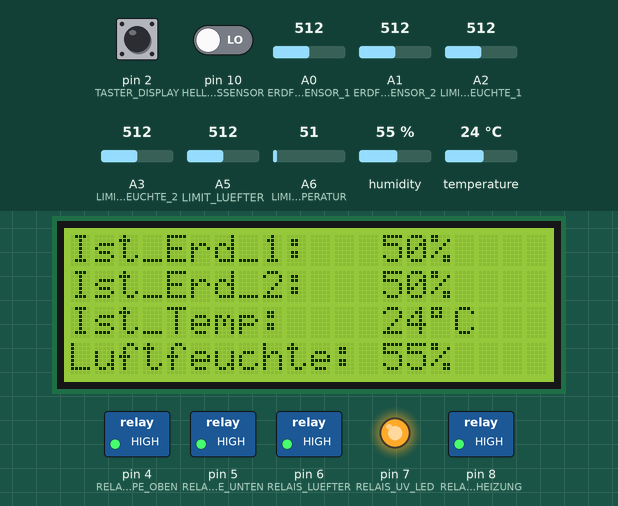
Bench run of a sketch on a simulated Arduino Nano, built with avr-gcc and run on an emulated ATmega328P. Parts: 20×4 character LCD, switched loads named in the sketch (green lamp = pin HIGH), output pins drawn as LEDs (lit = HIGH). The test bench sets the inputs (shaded band); at power-on: pin 2 (TASTER_DISPLAY) HIGH, A5 (LIMIT_LUEFTER) = 512, temperature 24 °C, pin 10 (HELLIGKEITSSENSOR) LOW, A0 (ERDFEUCHTESENSOR_1) = 512, A1 (ERDFEUCHTESENSOR_2) = 512, A2 (LIMIT_ERDFEUCHTE_1) = 512, A3 (LIMIT_ERDFEUCHTE_2) = 512, A6 (LIMIT_TEMPERATUR) = 51, humidity 55 %.

Above: at 2.7 s.
2.8 s: pin 2 (TASTER_DISPLAY) pulled LOW for 0.15 s
At 3.3 s:
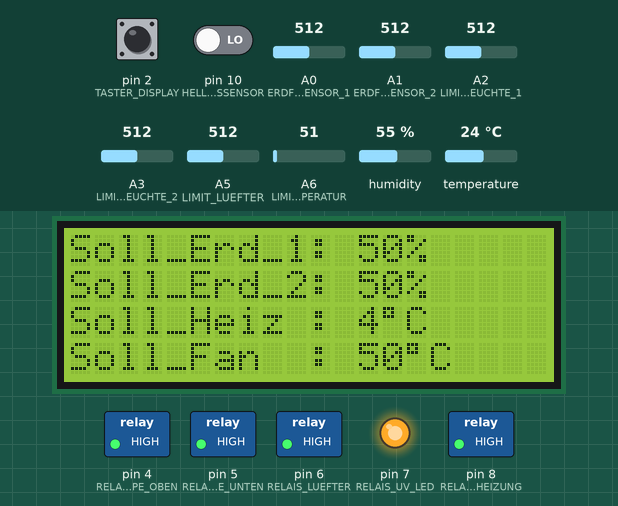
4.4 s: A5 (LIMIT_LUEFTER) set to 262
At 6.0 s:
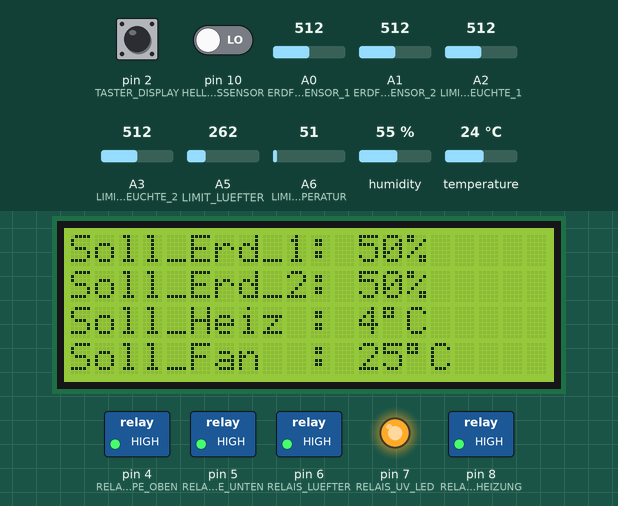
6.3 s: A5 (LIMIT_LUEFTER) set to 237
At 10.4 s:
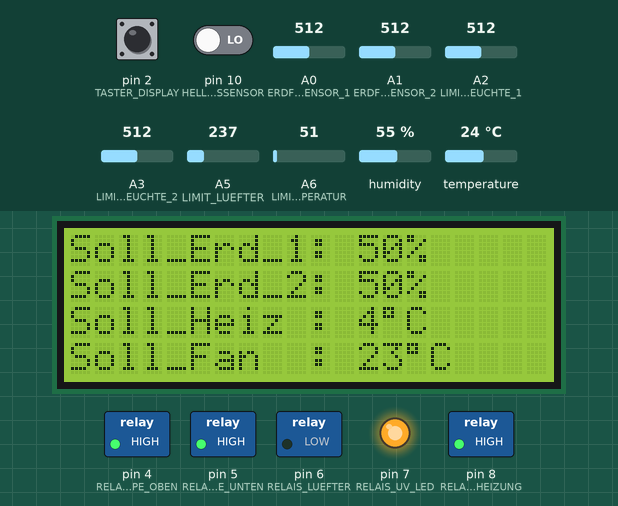
11.5 s: temperature set to 23.2 °C
At 15.4 s:
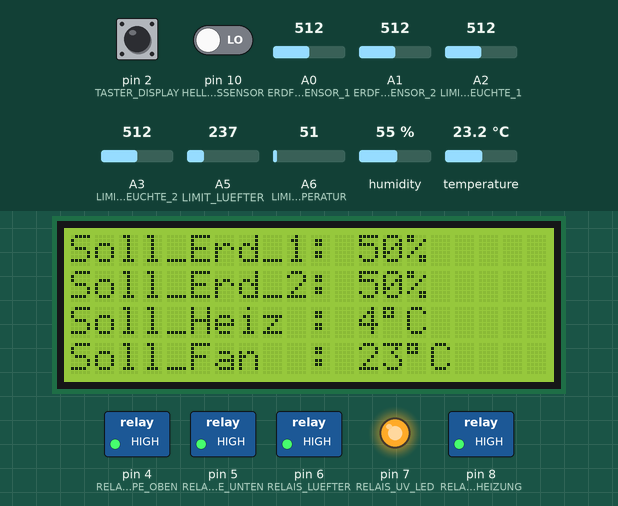
16.5 s: pin 10 (HELLIGKEITSSENSOR) driven HIGH
At 20.4 s:
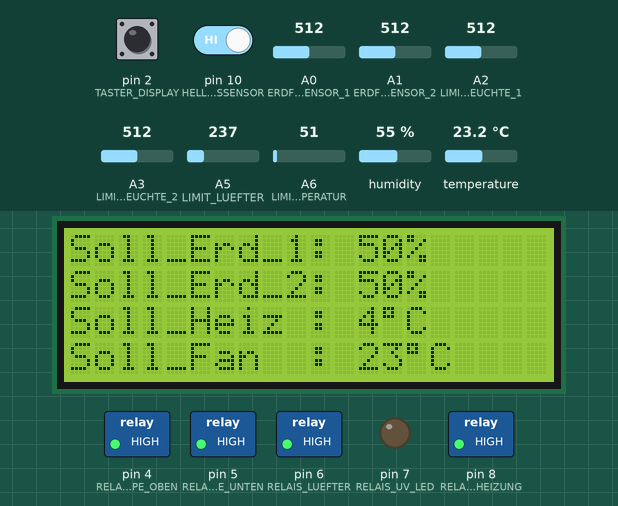
21.5 s: A5 (LIMIT_LUEFTER) set to 30
At 25.4 s:
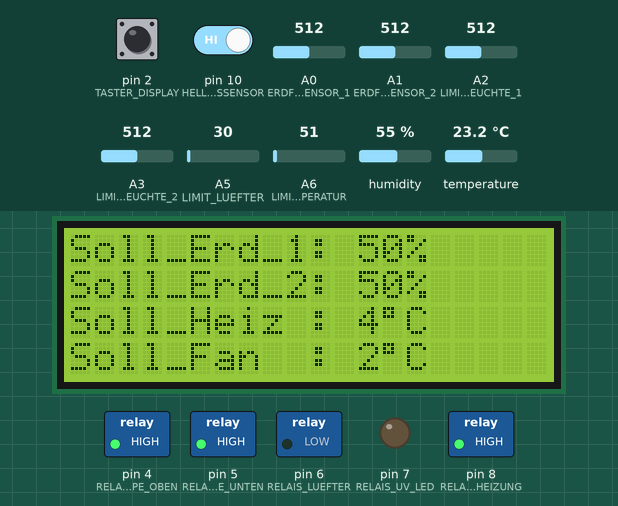
Timing chart, 0 to 26.9 s (numbered marks = the images above; inputs shaded):
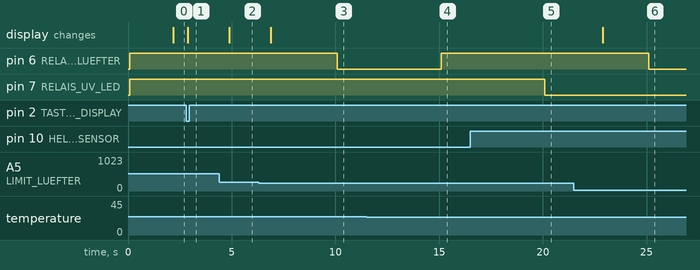

The sketch:

abschlussprojekt.ino
```cpp
////////////////////////////////////////////////////////////////////////////////////////////////
// Datum: 04.11.2019
// Autor: Stephanie Nawroth, Torsten Graf, Fabian Roth
//
// Thema: vollautomatisches Gewächshaus
//
// Arduino IDE 1.8.9
// DHT Sensor Library 1.3.7 + https://github.com/adafruit/Adafruit_Sensor
//
// Liquid Crystal I2C https://github.com/fdebrabander/Arduino-LiquidCrystal-I2C-library
// mkdir ~/Arduino/libraries/LiquidCrystal_I2C_master
//
//////////////////////////////////////////////////////////////////////////////////////////////7

#include "makros.h"
#include "tuer_zu.h"
#include "pumpe_1.h"
#include "pumpe_2.h"
#include "update_limits.h"
#include "update_lcd.h"
#include "update_messwerte.h"

//-------------------------------------------------------
//--- Variablen
//-------------------------------------------------------

unsigned long t0_temperaturmessung;                                                               //  Rechenzeit Temperaturmessung
unsigned long dt_temperaturmessung_ms = 2000;                                                     //  Ablaufzeit Temperaturmessung in ms

unsigned long t0_display;                                                                         //
unsigned long dt_display_ms = 2000;                                                               //  Ablaufzeit Displayaktualisierung in ms

unsigned long t0_erdfeuchtemessung;                                                               //
unsigned long dt_erdfeuchtemessung_ms = 5000;                                                     //  Ablaufzeit Erdfeuchtemessung

unsigned long t0_heizung;                                                                         //
unsigned long dt_heizung_ms = 5000;                                                               //

unsigned long t0_luefter;                                                                         //
unsigned long dt_luefter_ms = 5000;                                                               //

unsigned long t0_helligkeit;                                                                      //
unsigned long dt_helligkeit_ms = 5000;                                                            //

//  für Einlesen der Sensoren
int hum_erde_1_adc;
int hum_erde_2_adc;
int hum_luft;
int temp_luft_C;

//  für Schwellen aus Potis
int limit_feuchte_1_adc;
int limit_feuchte_2_adc;
int limit_temp_adc;
int limit_temp_C;
int limit_luefter_adc;
int limit_luefter_C;

// für Tasterzustand auslesen
int voriger_taster;
int aktueller_taster = HIGH;

// für Displayumschaltung
int displ_nr = 0;

//------------------------------------------------------
//--- Setup des Programms, wird nur einmal ausgeführt
//------------------------------------------------------
void setup() {

  lcd.begin();                                                                                  //  LCD Initialisierung
  lcd.setCursor(0, 0);                                                                          //  Setze Cursor auf Position
  lcd.print("+++ STARTING...  +++");                                                            //  Ausgabe aufs LCD

  update_messwerte();                                                                           //  Messwerte einlesen
  update_limits();                                                                              //  Schwellen von den Potis auslesen

  // Temperatursensor
  dht.begin();                                                                                  //  Initialisierung DHT-Sensors

  // Taster
  pinMode(TASTER_DISPLAY, INPUT_PULLUP);                                                        //  Taster als Eingang, interner Pullup (36k) ein

  // REED-Kontakt
  pinMode(REEDKONTAKT, INPUT_PULLUP);                                                           //  REED-Kontakt als Eingang, interner Pullup (36k) ein
  //digitalWrite(REEDKONTAKT, HIGH );                                                             //  Pull-up ein (36k)

  // Helligkeitssensor
  pinMode(HELLIGKEITSSENSOR, INPUT);                                                            //  Helligkeitssensor als Eingang

  // Pumpen
  pinMode(RELAIS_PUMPE_UNTEN, OUTPUT);                                                          //  Relais als Ausgang
  digitalWrite(RELAIS_PUMPE_UNTEN, HIGH );                                                      //  HIGH = Relais AUS
  pinMode(RELAIS_PUMPE_OBEN, OUTPUT);                                                           //  Relais Ausgang
  digitalWrite(RELAIS_PUMPE_OBEN, HIGH );                                                       //  HIGH = Relais AUS

  // Lüfter
  pinMode(RELAIS_LUEFTER, OUTPUT);                                                              //  Relais als Ausgang
  digitalWrite(RELAIS_LUEFTER, HIGH );                                                          //  HIGH = Relais AUS

  // Relais Heizung
  pinMode(RELAIS_HEIZUNG, OUTPUT);                                                              //  Relais als Ausgang
  digitalWrite(RELAIS_HEIZUNG, HIGH );                                                          //  HIGH = Relais AUS

  // Relais LEDs
  pinMode(RELAIS_UV_LED, OUTPUT);                                                               //  Relais als Ausgang
  digitalWrite(RELAIS_UV_LED, HIGH);                                                            //  HIGH = Relais AUS


  // Zeiten setzen
  t0_heizung = millis();                                                                        //  Startzeit Timer Heizung
  t0_luefter = millis();                                                                        //  Startzeit Timer Lüfter
  t0_display = millis();                                                                        //  Startzeit Timer Display
  t0_helligkeit = millis();                                                                     //  Startzeit Timer Helligkeit
  t0_temperaturmessung = millis();                                                              //  Startzeit Timer Temp-Messung
  t0_erdfeuchtemessung = millis();                                                              //  Startzeit Timer Erdfeuchtemessung

  displ_nr = 0;                                                                                 //  Startwert Displaynummer
  //zustand_1 = zustand_warten_zu_trocken;                                                        //  Startzustand Übergangsautomat 1 setzen
  //zustand_2 = zustand_warten_zu_trocken;                                                        //  Startzustand Übergangsautomat 2 setzen

  lcd.setCursor(0, 1); // Spalte, Zeile                                                         //  Setze Cursor auf Position
  lcd.print("+++ ...COMPLETE! +++");                                                            //  Ausgabe aufs LCD


}


//-------------------------------------------------------
//--- Schleife des Programms
//-------------------------------------------------------

void loop() {

  update_limits();                                                                            //  Werte der Potis am ADC einlesen

  /********************************( Änderung am Taster )*****************************************************/
  aktueller_taster = digitalRead(TASTER_DISPLAY);                                             //  Variable
  if (( voriger_taster == HIGH ) and ( aktueller_taster == LOW)) {                            //  wurde der Tasterstatus geändert
    t0_display = millis() - dt_display_ms;                                                    //  Wenn Taster gedrückt, gleich die Displayausgabe aktualisieren
    displ_nr++;                                                                               //  Displaynummer eins hochzählen

    if ( displ_nr > 1 ) {                                                                     //  Wenn Displaynummer größer Eins...
      displ_nr = 0;                                                                           //  ... die Displaynummer Null setzen
    }

  }
  voriger_taster = aktueller_taster;

  /********************************( Display Ausgabe )*****************************************************/
  if ( ( millis() - t0_display ) > dt_display_ms ) {                                          //  wenn Displayablaufzeit vergangen, dann...
    t0_display = millis();                                                                    //  neuer Wert Displayzeit
    update_lcd(                                                                               //  Displaywerte aktualisieren
       displ_nr,                                                                              //  Variablen, die übergeben werden, hier angeben/eintragen
       temp_luft_C,
       hum_luft,
       hum_erde_1_adc,
       hum_erde_2_adc,
       limit_feuchte_1_adc,
       limit_feuchte_2_adc,
       limit_temp_adc,
       limit_luefter_adc
       );
  }

  /******************************** Messen Temperatur und Feuchtigkeit ***********************************/
  if ( ( millis() - t0_temperaturmessung ) > dt_temperaturmessung_ms ) {                      //  wenn Zeit für Temp-Messung abgelaufen, dann
    t0_temperaturmessung = millis();                                                          //  Timer auf neuen Wert setzen
    update_messwerte();                                                                //  Messwerte aktualisieren

  }


  /******************************** Heizung <--> Temperatursensor DHT22 ***********************************/
  if ( ( millis() - t0_heizung ) > dt_heizung_ms ) {                                          //  wenn Zeit für Heizen abgelaufen, dann
    t0_heizung = millis();                                                                    //  Timer auf neuen Wert setzen
    if (temp_luft_C < limit_temp_C ) {                                                        //  wenn Lufttemperatur kälter als eingesteller Wert, dann
      digitalWrite(RELAIS_HEIZUNG, LOW );                                                     //  heizen
    }
    else {                                                                                    //  sonst
      digitalWrite(RELAIS_HEIZUNG, HIGH );                                                    //  nicht heízen
    }
  }

  /******************************** Lüfter <--> Temperatursensor DHT22 ************************************/
  if ( ( millis() - t0_luefter ) > dt_luefter_ms ) {
    t0_luefter = millis();
    if (temp_luft_C > limit_luefter_C ) {                                                     //  wenn Lufttemperatur wärmer als eingesteller Wert, dann
      digitalWrite(RELAIS_LUEFTER, LOW );                                                     //  Lüfter einschalten (LOW = Relais EIN)
    }
    else {                                                                                    //  sonst
      digitalWrite(RELAIS_LUEFTER, HIGH );                                                    //  Lüfter ausschalten (High = Relais AUS)
    }
  }

  /******************************** LED-Licht <--> Helligkeitssensor *************************************/
  if ( ( millis() - t0_helligkeit ) > dt_helligkeit_ms ) {
    t0_helligkeit = millis();
    if ( digitalRead( HELLIGKEITSSENSOR ) == HIGH ) {                                         //  wenn dunkel, dann:
      digitalWrite(RELAIS_UV_LED, LOW );                                                      //  Licht anschalten (LOW = Relais EIN)
    }
    else {                                                                                    //  sonst:
      digitalWrite(RELAIS_UV_LED, HIGH );                                                     //  Licht ausschalten (High = Relais AUS)
    }
  }


  /******************************** Erdfuchtesensor <--> pumpem oben + unten  ***************************************/

  // für die Pumpe unten
  pumpen_1();

  // für die Pumpe oben
  pumpen_2();


}
```

make_string.cpp
```cpp
#include <Arduino.h>
#include "make_string.h"


String make_string( String s ) {                                                                //  erstelle String
  while ( s.length() < 20 ) {                                                                   //  wenn String-Länge kleiner als 20
    s = s + " ";                                                                                //  füge ein Leerzeichen ein
  }
  return s;                                                                                     //  Wert s zurückgeben
}
```

make_string.h
```cpp
/////////////////////////////////////////////////////
// diese Funtion wird in "update_lcd.h" benötigt  ///
/////////////////////////////////////////////////////

// Prototyp
String make_string( String s ) ;
```

makros.h
```cpp
#include <Arduino.h>

//-------------------------------------------------------
//--- Makros -> Anschlußpins der Peripherie am Arduino
//-------------------------------------------------------

//  digital
#define DHTTYPE DHT22                                                                             //  Typ des Temperatursensors
#define TASTER_DISPLAY 2                                                                          //  Anschlußpin Taster Display umschalten (Interrupt-PIN)
#define RELAIS_PUMPE_OBEN 4                                                                       //  Anschlußpin Relais 1 Wasserpumpe oben
#define RELAIS_PUMPE_UNTEN 5                                                                      //  Anschlußpin Relais 2 Wasserpumpe unten
#define RELAIS_LUEFTER 6                                                                          //  Anschlußpin Relais 3 Lüfter
#define RELAIS_UV_LED 7                                                                           //  Anschlußpin Relais 4 Licht (LED-Streifen)
#define RELAIS_HEIZUNG 8                                                                          //  Anschlußpin Relais 5 Heizfolie
#define TEMPERATURSENSOR_LUEFTER 9                                                                //  Anschlußpin Temperatursensor (DHT22)
#define HELLIGKEITSSENSOR 10                                                                      //  Anschlußpin Helligkeitssensor für LED-Steuerung
#define REEDKONTAKT 11                                                                            //  Anschlußpin REED-Kontakt

// analog
#define ERDFEUCHTESENSOR_1 A0                                                                     //  Anschlußpin Erdfeuchtesensor 1
#define ERDFEUCHTESENSOR_2 A1                                                                     //  Anschlußpin Erdfeuchtesensor 2
#define LIMIT_ERDFEUCHTE_1 A2                                                                     //  Anschlußpin Poti 1
#define LIMIT_ERDFEUCHTE_2 A3                                                                     //  Anschlußpin Poti 2
#define LIMIT_TEMPERATUR A6                                                                       //  Anschlußpin Poti 3
#define LIMIT_LUEFTER A5                                                                          //  Anschlußpin Poti 4

// für Zustandsautomat
#define zustand_warten_zu_trocken  0
#define zustand_pumpt 1
#define zustand_warten_durchfeuchtung 2
```

pumpe_1.cpp
```cpp
#include <Arduino.h>
#include "makros.h"
#include "tuer_zu.h"
#include "pumpe_1.h"

extern int hum_erde_1_adc;
extern int limit_feuchte_1_adc;

unsigned long t0_pumpe_1;
unsigned long dt_pumpendauer_1_ms = 5000;
unsigned long t0_durchfeuchtung_1;                                                                //
unsigned long dt_warten_durchfeuchtung_1_ms = 10000;

int zustand_1 = zustand_warten_zu_trocken;

void pumpen_1(){

    switch ( zustand_1 ) {

        case zustand_warten_zu_trocken :
          //--- im Zustand bleiben, bis if() erfüllt -> neuer ZUstand
          if (( hum_erde_1_adc > limit_feuchte_1_adc ) and ( tuer_zu() )) {                       //  wenn Erdfeuchte1 sehr trocken und Tür zu, dann
            digitalWrite(RELAIS_PUMPE_UNTEN, LOW );                                               //  Pumpe an und wässern (LOW = Relais EIN)
            t0_pumpe_1 = millis();                                                                //  neue Zeit setzen
            zustand_1 = zustand_pumpt;                                                            //  neuen Zustand setzen
          }
          break;

        case zustand_pumpt:
          if (( millis() - t0_pumpe_1 > dt_pumpendauer_1_ms ) or ( not tuer_zu() )) {             //  wenn die Pumpzeit (Pumpe an) abgelaufen ist, dann
            digitalWrite(RELAIS_PUMPE_UNTEN, HIGH );                                              //  Pumpe ausschalten (HIGH = Relais AUS)
            t0_durchfeuchtung_1 = millis();                                                       //  neue Zeit setzen
            zustand_1 = zustand_warten_durchfeuchtung;                                            //  neuen Zustand setzen
          }
          break;

        case zustand_warten_durchfeuchtung :
          if (( millis() - t0_durchfeuchtung_1 > dt_warten_durchfeuchtung_1_ms ) or ( not tuer_zu() )) {     //  wenn die Sickerzeit des Wassers abgelaufen ist, dann
            zustand_1 = zustand_warten_zu_trocken;                                                //  neuen Zustand setzen um wieder zu messen, ob die Erde trocken oder feucht ist
          }
          break;
    }

}
```

pumpe_1.h
```cpp
////////////////////////////////
///  Zustandsautomat Pumpe 1 ///
////////////////////////////////

//Prototyp
void pumpen_1(void);
```

pumpe_2.h
```cpp
////////////////////////////////
///  Zustandsautomat Pumpe 2 ///
////////////////////////////////

//Prototyp
void pumpen_2(void);
```

tuer_zu.cpp
```cpp
//////////////////////////////////////
/// Auswertung des REED-Kontaktes  ///
//////////////////////////////////////
#include <Arduino.h>
#include "makros.h"
#include "tuer_zu.h"

bool tuer_zu() {                                 //  Funktion: Ist die Tür zu?

  return ( digitalRead( REEDKONTAKT ) == LOW );  //  REED-Kontakt gleich Null?

}
```

tuer_zu.h
```cpp
//////////////////////////////////////
/// Auswertung des REED-Kontaktes  ///
//////////////////////////////////////

// Prototyp
bool tuer_zu();
```

update_limits.h
```cpp
/////////////////////////////////////////
/// aktualisieren der Schwellenwerte  ///
/////////////////////////////////////////

// Prototyp
void update_limits(void);
```

Source omitted: pumpe_2.cpp (2085 bytes), update_limits.cpp (1133 bytes), update_messwerte.h (976 bytes), update_lcd.h (4429 bytes)

Measured:
- the behaviour switches between 246 and 245 on A5 (LIMIT_LUEFTER) (found by bisection; images 2 and 3)
- the behaviour switches between 24 and 23.9 °C on temperature (found by bisection; images 3 and 4)
- after the input at 2.8 s, the display: changes after 0.08 s (image 1)
- after the input at 4.4 s, the display: changes after 0.48 s (image 2)
- after the input at 6.3 s, pin 6 (RELAIS_LUEFTER): HIGH → LOW after 3.8 s; the display: changes after 0.58 s (image 3)
- after the input at 11.5 s, pin 6 (RELAIS_LUEFTER): LOW → HIGH after 3.6 s
- after the input at 16.5 s, pin 7 (RELAIS_UV_LED): HIGH → LOW after 3.6 s
- after the input at 21.5 s, pin 6 (RELAIS_LUEFTER): HIGH → LOW after 3.6 s; the display: changes after 1.4 s (image 6)
